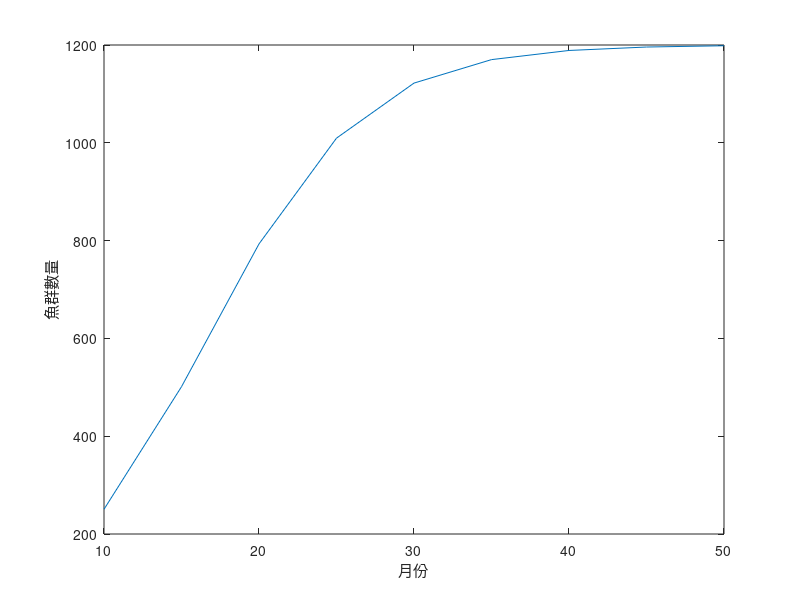

MATLAB code for this plot:
clc; clear all;

t_a = 10;
y_a = 1200 / (1 + 28 * exp(-0.2 * t_a));
fprintf('(a) 10個月後的魚群數目 = %.2f\n', y_a)

size = int8((50 - 10) / 5);
y_c = zeros(1, size);
n = 1;
for t_b = 10:5:50
    y_b = 1200 / (1 + 28 * exp(-0.2 * t_b));
    y_c(n) = y_b;
    n = n + 1;
end
fprintf('(b) 10~50個月每間隔5個月後的魚群數目 = %.2f\n', y_b)

figure('Name', '(c) 關係曲線圖', 'NumberTitle','off');
plot(10:5:50, y_c);
xlabel('月份')
ylabel('魚群數量')
